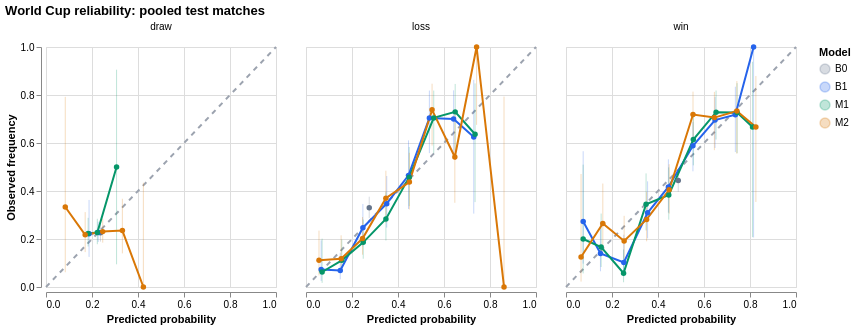

Vega-Lite specification stored for this chart:
### Vega-Lite specification from a JSON file in a GitHub repository (floating-point values rounded to 4 significant figures)
{"config": {"view": {"continuousWidth": 300, "continuousHeight": 300}}, "data": {"values": [{"model": "B0", "outcome": "draw", "bin": 2, "count": 424, "predicted": 0.2369, "observed": 0.2264, "lower": 0.1891, "upper": 0.2686}, {"model": "B0", "outcome": "loss", "bin": 2, "count": 424, "predicted": 0.275, "observed": 0.3302, "lower": 0.2871, "upper": 0.3763}, {"model": "B0", "outcome": "win", "bin": 4, "count": 424, "predicted": 0.4881, "observed": 0.4434, "lower": 0.3968, "upper": 0.491}, {"model": "B1", "outcome": "draw", "bin": 1, "count": 45, "predicted": 0.1872, "observed": 0.2222, "lower": 0.1254, "upper": 0.3627}, {"model": "B1", "outcome": "draw", "bin": 2, "count": 379, "predicted": 0.227, "observed": 0.2269, "lower": 0.1876, "upper": 0.2717}, {"model": "B1", "outcome": "loss", "bin": 0, "count": 41, "predicted": 0.06593, "observed": 0.07317, "lower": 0.0252, "upper": 0.1943}, {"model": "B1", "outcome": "loss", "bin": 1, "count": 87, "predicted": 0.149, "observed": 0.06897, "lower": 0.03199, "upper": 0.1424}, {"model": "B1", "outcome": "loss", "bin": 2, "count": 89, "predicted": 0.2473, "observed": 0.2472, "lower": 0.1693, "upper": 0.346}, {"model": "B1", "outcome": "loss", "bin": 3, "count": 72, "predicted": 0.3511, "observed": 0.3472, "lower": 0.2475, "upper": 0.4624}, {"model": "B1", "outcome": "loss", "bin": 4, "count": 43, "predicted": 0.4457, "observed": 0.4651, "lower": 0.3251, "upper": 0.6108}, {"model": "B1", "outcome": "loss", "bin": 5, "count": 44, "predicted": 0.5365, "observed": 0.7045, "lower": 0.5578, "upper": 0.8184}, {"model": "B1", "outcome": "loss", "bin": 6, "count": 40, "predicted": 0.6418, "observed": 0.7, "lower": 0.5457, "upper": 0.8193}, {"model": "B1", "outcome": "loss", "bin": 7, "count": 8, "predicted": 0.7294, "observed": 0.625, "lower": 0.3057, "upper": 0.8632}, {"model": "B1", "outcome": "win", "bin": 0, "count": 11, "predicted": 0.07473, "observed": 0.2727, "lower": 0.09746, "upper": 0.5657}, {"model": "B1", "outcome": "win", "bin": 1, "count": 43, "predicted": 0.1499, "observed": 0.1395, "lower": 0.06556, "upper": 0.2726}, {"model": "B1", "outcome": "win", "bin": 2, "count": 49, "predicted": 0.2513, "observed": 0.102, "lower": 0.04438, "upper": 0.2176}, {"model": "B1", "outcome": "win", "bin": 3, "count": 55, "predicted": 0.3547, "observed": 0.3091, "lower": 0.2028, "upper": 0.4403}, {"model": "B1", "outcome": "win", "bin": 4, "count": 72, "predicted": 0.4452, "observed": 0.4167, "lower": 0.3099, "upper": 0.5319}, {"model": "B1", "outcome": "win", "bin": 5, "count": 85, "predicted": 0.5519, "observed": 0.5882, "lower": 0.482, "upper": 0.6868}, {"model": "B1", "outcome": "win", "bin": 6, "count": 69, "predicted": 0.648, "observed": 0.6957, "lower": 0.5792, "upper": 0.7915}, {"model": "B1", "outcome": "win", "bin": 7, "count": 39, "predicted": 0.7364, "observed": 0.7179, "lower": 0.5622, "upper": 0.8346}, {"model": "B1", "outcome": "win", "bin": 8, "count": 1, "predicted": 0.8156, "observed": 1.0, "lower": 0.2065, "upper": 1.0}, {"model": "M1", "outcome": "draw", "bin": 1, "count": 184, "predicted": 0.1832, "observed": 0.2228, "lower": 0.1687, "upper": 0.2883}, {"model": "M1", "outcome": "draw", "bin": 2, "count": 238, "predicted": 0.2232, "observed": 0.2269, "lower": 0.1783, "upper": 0.2842}, {"model": "M1", "outcome": "draw", "bin": 3, "count": 2, "predicted": 0.3069, "observed": 0.5, "lower": 0.09453, "upper": 0.9055}, {"model": "M1", "outcome": "loss", "bin": 0, "count": 32, "predicted": 0.07006, "observed": 0.0625, "lower": 0.01731, "upper": 0.2015}, {"model": "M1", "outcome": "loss", "bin": 1, "count": 81, "predicted": 0.1556, "observed": 0.1111, "lower": 0.05957, "upper": 0.1979}, {"model": "M1", "outcome": "loss", "bin": 2, "count": 86, "predicted": 0.2489, "observed": 0.186, "lower": 0.1179, "upper": 0.2811}, {"model": "M1", "outcome": "loss", "bin": 3, "count": 74, "predicted": 0.3475, "observed": 0.2838, "lower": 0.1937, "upper": 0.3952}, {"model": "M1", "outcome": "loss", "bin": 4, "count": 59, "predicted": 0.4487, "observed": 0.4576, "lower": 0.337, "upper": 0.5834}, {"model": "M1", "outcome": "loss", "bin": 5, "count": 44, "predicted": 0.5554, "observed": 0.7045, "lower": 0.5578, "upper": 0.8184}, {"model": "M1", "outcome": "loss", "bin": 6, "count": 37, "predicted": 0.6487, "observed": 0.7297, "lower": 0.5702, "upper": 0.846}, {"model": "M1", "outcome": "loss", "bin": 7, "count": 11, "predicted": 0.7352, "observed": 0.6364, "lower": 0.3538, "upper": 0.8483}, {"model": "M1", "outcome": "win", "bin": 0, "count": 10, "predicted": 0.07457, "observed": 0.2, "lower": 0.05668, "upper": 0.5098}, {"model": "M1", "outcome": "win", "bin": 1, "count": 42, "predicted": 0.1528, "observed": 0.1667, "lower": 0.08316, "upper": 0.306}, {"model": "M1", "outcome": "win", "bin": 2, "count": 52, "predicted": 0.2503, "observed": 0.05769, "lower": 0.01981, "upper": 0.1564}, {"model": "M1", "outcome": "win", "bin": 3, "count": 58, "predicted": 0.3482, "observed": 0.3448, "lower": 0.2356, "upper": 0.4733}, {"model": "M1", "outcome": "win", "bin": 4, "count": 73, "predicted": 0.4469, "observed": 0.3836, "lower": 0.2805, "upper": 0.4983}, {"model": "M1", "outcome": "win", "bin": 5, "count": 83, "predicted": 0.5536, "observed": 0.6145, "lower": 0.5069, "upper": 0.7119}, {"model": "M1", "outcome": "win", "bin": 6, "count": 70, "predicted": 0.6525, "observed": 0.7286, "lower": 0.6146, "upper": 0.8188}, {"model": "M1", "outcome": "win", "bin": 7, "count": 33, "predicted": 0.7439, "observed": 0.7273, "lower": 0.5578, "upper": 0.8493}, {"model": "M1", "outcome": "win", "bin": 8, "count": 3, "predicted": 0.811, "observed": 0.6667, "lower": 0.2077, "upper": 0.9385}, {"model": "M2", "outcome": "draw", "bin": 0, "count": 3, "predicted": 0.0838, "observed": 0.3333, "lower": 0.06149, "upper": 0.7923}, {"model": "M2", "outcome": "draw", "bin": 1, "count": 92, "predicted": 0.1703, "observed": 0.2174, "lower": 0.1454, "upper": 0.3121}, {"model": "M2", "outcome": "draw", "bin": 2, "count": 273, "predicted": 0.2466, "observed": 0.2308, "lower": 0.1847, "upper": 0.2843}, {"model": "M2", "outcome": "draw", "bin": 3, "count": 51, "predicted": 0.3321, "observed": 0.2353, "lower": 0.14, "upper": 0.3676}, {"model": "M2", "outcome": "draw", "bin": 4, "count": 5, "predicted": 0.4234, "observed": 0.0, "lower": 0.0, "upper": 0.4345}, {"model": "M2", "outcome": "loss", "bin": 0, "count": 45, "predicted": 0.05651, "observed": 0.1111, "lower": 0.0484, "upper": 0.235}, {"model": "M2", "outcome": "loss", "bin": 1, "count": 68, "predicted": 0.1527, "observed": 0.1176, "lower": 0.06083, "upper": 0.2154}, {"model": "M2", "outcome": "loss", "bin": 2, "count": 99, "predicted": 0.2459, "observed": 0.202, "lower": 0.1348, "upper": 0.2915}, {"model": "M2", "outcome": "loss", "bin": 3, "count": 73, "predicted": 0.3473, "observed": 0.3699, "lower": 0.2682, "upper": 0.4845}, {"model": "M2", "outcome": "loss", "bin": 4, "count": 64, "predicted": 0.4495, "observed": 0.4375, "lower": 0.3229, "upper": 0.5591}, {"model": "M2", "outcome": "loss", "bin": 5, "count": 42, "predicted": 0.5481, "observed": 0.7381, "lower": 0.5893, "upper": 0.847}, {"model": "M2", "outcome": "loss", "bin": 6, "count": 24, "predicted": 0.6471, "observed": 0.5417, "lower": 0.3507, "upper": 0.7211}, {"model": "M2", "outcome": "loss", "bin": 7, "count": 8, "predicted": 0.7417, "observed": 1.0, "lower": 0.6756, "upper": 1.0}, {"model": "M2", "outcome": "loss", "bin": 8, "count": 1, "predicted": 0.861, "observed": 0.0, "lower": 0.0, "upper": 0.7935}, {"model": "M2", "outcome": "win", "bin": 0, "count": 8, "predicted": 0.06544, "observed": 0.125, "lower": 0.02242, "upper": 0.4709}, {"model": "M2", "outcome": "win", "bin": 1, "count": 34, "predicted": 0.1601, "observed": 0.2647, "lower": 0.146, "upper": 0.4312}, {"model": "M2", "outcome": "win", "bin": 2, "count": 73, "predicted": 0.2528, "observed": 0.1918, "lower": 0.1178, "upper": 0.2966}, {"model": "M2", "outcome": "win", "bin": 3, "count": 71, "predicted": 0.3506, "observed": 0.2817, "lower": 0.1904, "upper": 0.3954}, {"model": "M2", "outcome": "win", "bin": 4, "count": 84, "predicted": 0.4486, "observed": 0.4048, "lower": 0.3062, "upper": 0.5117}, {"model": "M2", "outcome": "win", "bin": 5, "count": 64, "predicted": 0.5522, "observed": 0.7188, "lower": 0.5987, "upper": 0.8141}, {"model": "M2", "outcome": "win", "bin": 6, "count": 51, "predicted": 0.6452, "observed": 0.7059, "lower": 0.57, "upper": 0.8129}, {"model": "M2", "outcome": "win", "bin": 7, "count": 30, "predicted": 0.743, "observed": 0.7333, "lower": 0.5555, "upper": 0.8582}, {"model": "M2", "outcome": "win", "bin": 8, "count": 9, "predicted": 0.8255, "observed": 0.6667, "lower": 0.3542, "upper": 0.8794}, {"outcome": "draw", "model": "Ideal", "predicted": 0.0, "observed": 0.0}, {"outcome": "draw", "model": "Ideal", "predicted": 1.0, "observed": 1.0}, {"outcome": "loss", "model": "Ideal", "predicted": 0.0, "observed": 0.0}, {"outcome": "loss", "model": "Ideal", "predicted": 1.0, "observed": 1.0}, {"outcome": "win", "model": "Ideal", "predicted": 0.0, "observed": 0.0}, {"outcome": "win", "model": "Ideal", "predicted": 1.0, "observed": 1.0}]}, "facet": {"column": {"field": "outcome", "title": null, "type": "nominal"}}, "spec": {"layer": [{"mark": {"type": "line", "color": "#9ca3af", "strokeDash": [5, 5]}, "encoding": {"x": {"field": "predicted", "type": "quantitative"}, "y": {"field": "observed", "type": "quantitative"}}, "transform": [{"filter": "datum.model === 'Ideal'"}]}, {"mark": {"type": "rule", "opacity": 0.25}, "encoding": {"color": {"field": "model", "scale": {"domain": ["B0", "B1", "M1", "M2"], "range": ["#64748b", "#2563eb", "#059669", "#d97706"]}, "type": "nominal"}, "x": {"field": "predicted", "type": "quantitative"}, "y": {"field": "lower", "type": "quantitative"}, "y2": {"field": "upper"}}, "transform": [{"filter": "datum.model !== 'Ideal'"}]}, {"mark": {"type": "line", "point": true}, "encoding": {"color": {"field": "model", "scale": {"domain": ["B0", "B1", "M1", "M2"], "range": ["#64748b", "#2563eb", "#059669", "#d97706"]}, "title": "Model", "type": "nominal"}, "tooltip": [{"field": "model", "type": "nominal"}, {"field": "outcome", "type": "nominal"}, {"field": "count", "type": "quantitative"}, {"field": "predicted", "format": ".3f", "type": "quantitative"}, {"field": "observed", "format": ".3f", "type": "quantitative"}], "x": {"field": "predicted", "scale": {"domain": [0, 1]}, "title": "Predicted probability", "type": "quantitative"}, "y": {"field": "observed", "scale": {"domain": [0, 1]}, "title": "Observed frequency", "type": "quantitative"}}, "transform": [{"filter": "datum.model !== 'Ideal'"}]}], "height": 240, "width": 230}, "title": "World Cup reliability: pooled test matches", "$schema": "https://vega.github.io/schema/vega-lite/v6.4.1.json"}
